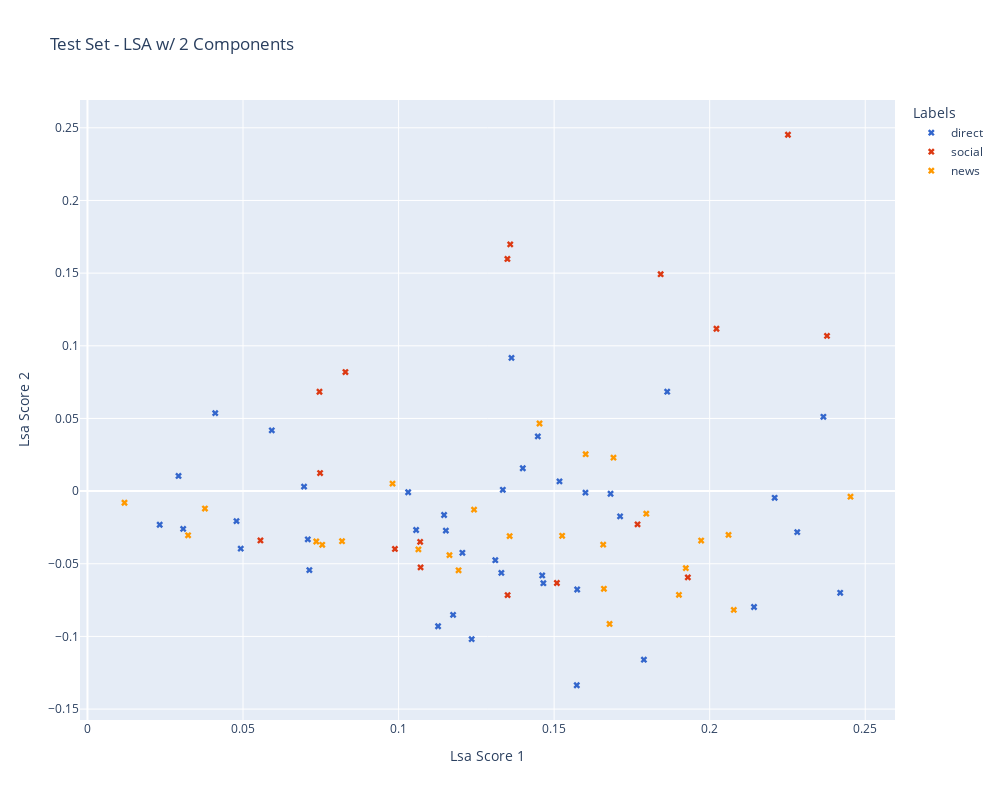

Notebook cell for this chart:
### Code cell
# PLot the miss-classified messages
symbols = ['x']

fig = px.scatter(res_df[mask], x="Lsa Score 1", y="Lsa Score 2", color="Labels", hover_data=['Message','Labels','Predictions'],
                 width=1000, height=800, title="Test Set - LSA w/ 2 Components",  
                  symbol_sequence=symbols, 
                 color_discrete_sequence=px.colors.qualitative.G10)

fig.update_traces(mode='markers')
fig.show()

### Figure 1 — Plotly figure (JSON) as saved in the notebook; plotly's stock layout.template omitted (floating-point values rounded to 4 significant figures)
{"data": [{"customdata": [["They say there is a hurrican ,would it be stared by rain<br> ", "direct", "news"], ["paklascencion##s ", "direct", "social"], ["there was a earthquake at cap haitien anorth haiti in 1842,the assessment was rest unknown<br> ", "direct", "social"], ["My wife is pregnant, she was hit by a block on Jan 12th, she went to the hospital and they said the baby has been moved<br> She's at the hospital called St<br> Therese Miragwan, he doesn't have any money to get her ", "direct", "news"], ["THE GOUVERNMENT CAANNOT TAKE CARE OF THIS SITUATION,THEY ONLY OBSERVE LIKE THE REST OF US,BUT DO LIKE IF THEY WERE DOING SOMETHING ", "direct", "news"], ["CYCLONE<br>J EXPECT THE ANSWER PATIENT<br> ", "direct", "news"], ["The quake happened at an elevated level<br> There are houses that are cracked<br> ", "direct", "news"], ["Big storm <br><br> 2 days off <br><br> still ca n't sleep <br><br> grr", "direct", "social"], ["Would like information from Canada, Senegal, the USA, and France for refuge<br>", "direct", "news"], ["It's Over in Gressier<br> The population in the area - Incomplete", "direct", "news"], ["How the review will be conducted this year<br> ", "direct", "news"], ["we ask to contact the police to come check a machine brown located in the lobby of the Hotel El Hancho''''because there are armed people in the car ", "direct", "news"], ["Peanut butter and jelly sandwiches Apples", "direct", "news"], ["Something I witnessed at 6 o'clock at the Centre d'hbergement in Damien: The Americans expelled/kicked out all the earthquake victims<br> ", "direct", "social"], ["This hurricane better actually happen <br><br> im in need of some serious down time <br><br> lmao", "direct", "social"], ["Have they stopped to help and their disaster ", "direct", "news"], ["It will be really important to think with the country which is held by making back make another experiment with Obama by giving him the country<br> ", "direct", "news"], ["do the mosquitoes ONG gave are the insecticide which prevent from them to sting somebody is sleeping under it can die them too ", "direct", "news"], ["Total 50 items : canned beans and vegetables , canned stews and chilies , packaged turkey dogs , instant ( hydratable/microwave ) mac n cheese , noodles n stroganoff , boxed instant oatmeal and other cereals , misc <br> similar packaged items <br>", "direct", "news"], ["In the Pyron area (Petionville-Tomasin) ", "direct", "news"], ["our homes have colapsed due to breaches in Manchar lake and we r now homeless plz save our children from bitter cold<br>", "direct", "news"], ["HELP!!THEY ARE SHOOTING ON THE WAY TO ''FRERES'' BY THE IRON BRIDGE SINCE YESTERDAY NIGHT HURRY!!!! SEND SOLDIERS NOW ", "direct", "news"], ["Definitely ate about 75 % of my emergency food for Hurricane Sandy <br> That 's why I would never survive in a major disaster <br><br>", "direct", "social"], ["I need a tente //   / / // @ @   @ to sleep happy<br><br>I sleep too much in the well stars ", "direct", "social"], ["<br> <br><br> I camping gaz cooker<br> <br><br> ( not sure )<br> <br> For a populatio of more than 5000 people/family<br> From comity for mangaing repair from earthquake", "direct", "social"], ["people of Anse Rouge are dying of hunger and thirst<br> ", "direct", "news"], ["I am a chef and offer my services at a food bank or other facility that would provide food for relief victims of storm Sandy", "direct", "social"], ["Storm at sacred heart of jesus", "direct", "social"], ["no police officer ever there was only one since earthquake ", "direct", "news"], ["Whatus MENJS national education says in the exam affairs<br> neither this year<br> ", "direct", "news"], ["Have single use baby bottles and nipples from hospital , as well as baby formula <br> Also have mens and womens clothing <br>", "direct", "news"], ["Food is getting very costly in PAP following the earthquake<br> Rice is now 250 gourdes a measuree it was 200 gourdes before<br> Corn is 125 gourdes, compared to 100 gourdes ", "direct", "news"], ["wants to know how many death and wounded due to quake", "direct", "news"], ["A van full of water clothes blankets kitchen and bathroom miscellaneous garbage bagss gloves", "direct", "news"], ["Mme Coq Philomene: Desermithe (Ption-Ville) ", "direct", "news"], ["I@UU#UTGa UTUUUXU  UU@UU@UUp U<br> ", "direct", "social"], ["Water , plastic cups and plates , and blankets <br>", "direct", "news"], ["bandit are taking over Gonaives<br> they are armed<br> all the criminals are going away from the capital<br>", "direct", "news"], ["wow clouds started to come up the sky,but the police stopped it ", "direct", "news"]], "hovertemplate": "Labels=%{customdata[1]}<br>Lsa Score 1=%{x}<br>Lsa Score 2=%{y}<br>Message=%{customdata[0]}<br>Predictions=%{customdata[2]}<extra></extra>", "legendgroup": "direct", "marker": {"color": "#3366CC", "symbol": "x"}, "mode": "markers", "name": "direct", "orientation": "v", "showlegend": true, "type": "scatter", "x": [0.1712, 0.02927, 0.1311, 0.2419, 0.2209, 0.0479, 0.1205, 0.05924, 0.2281, 0.1789, 0.1056, 0.2143, 0.02321, 0.1601, 0.1031, 0.1681, 0.1574, 0.1517, 0.1235, 0.1127, 0.1146, 0.1335, 0.1863, 0.1363, 0.1399, 0.1175, 0.2366, 0.04926, 0.06961, 0.07082, 0.1462, 0.1152, 0.1448, 0.07132, 0.03076, 0.04106, 0.1573, 0.133, 0.1465], "xaxis": "x", "y": [-0.01736, 0.01043, -0.04753, -0.06999, -0.00461, -0.02064, -0.04245, 0.0418, -0.02822, -0.116, -0.02676, -0.07975, -0.02314, -0.00106, -0.0007731, -0.001798, -0.06769, 0.006693, -0.1019, -0.093, -0.01644, 0.0009151, 0.06842, 0.09167, 0.01575, -0.08515, 0.05114, -0.03958, 0.003111, -0.03321, -0.05803, -0.02718, 0.03766, -0.05435, -0.02601, 0.05366, -0.1336, -0.05629, -0.06335], "yaxis": "y"}, {"customdata": [["Possible 140 mph winds <br><br> <br>Hurricane Katrina had 110 mph winds <br><br> <br>needless to say I 'm already planning my evacuation list", "social", "direct"], ["Remember when I didn't have to evacuate my apartment for a hurricane? No neither do I<br>", "social", "direct"], ["No water situation getting difficult!\\nFood running out\\nEnough petrol to get to Santiago\\nAnyone read \\", "social", "direct"], ["Going to check on my job during my day off to see if I have a job lol<br> #sandyapocalypse", "social", "direct"], ["oukagoweedtime fall, hurricane, winter, NOT BAD", "social", "direct"], ["All these fall under the category of Earthquake <br> <br> <br>", "social", "direct"], ["ernandopaulsen <br><br>that the southern part of the Concepci‚àö‚â•n-Constituci‚àö‚â•n gap has accumulated a slip deficit that is large enough to produce", "social", "direct"], ["Is horrible to see Duao, Iloca and Constituci‚àö‚â•n<br>", "social", "news"], ["i need to go the the south for help please tom‚àö¬© whaiting another more we come early", "social", "direct"], ["@RandomCravings your welcome <br> If I can help in anyway let me know <br> #localsunite #Sandy #foodies", "social", "direct"], ["Earthquake and google at the same time<br> What a bad day for the world", "social", "direct"], ["ach_bakunas fuk the hurricane I'm gunna dieeee", "social", "direct"], ["Pray for me in the hurricane :(", "social", "direct"], ["ShesElusive I just heard in the news about the earthquake but I read it earlier when u tweeted it about it!", "social", "direct"], ["therodproject 7<br>2 earthquake destroyed and killed many", "social", "direct"], ["Ocean & Earth shop inside the Omnium mall in Las Condes and pay your permiso there to contribute towards the Municipalidad de Pelluhue<br>", "social", "direct"], ["I 'm safe , I 'm alive <br><br> <br>I 'm here<br> #SandySurvivor", "social", "direct"]], "hovertemplate": "Labels=%{customdata[1]}<br>Lsa Score 1=%{x}<br>Lsa Score 2=%{y}<br>Message=%{customdata[0]}<br>Predictions=%{customdata[2]}<extra></extra>", "legendgroup": "social", "marker": {"color": "#DC3912", "symbol": "x"}, "mode": "markers", "name": "social", "orientation": "v", "showlegend": true, "type": "scatter", "x": [0.07457, 0.2252, 0.07477, 0.1842, 0.135, 0.1071, 0.1509, 0.1069, 0.2377, 0.135, 0.193, 0.08291, 0.1768, 0.2022, 0.0556, 0.09882, 0.1359], "xaxis": "x", "y": [0.06837, 0.2452, 0.01244, 0.1493, -0.07156, -0.05251, -0.06324, -0.03492, 0.1068, 0.1598, -0.05938, 0.08192, -0.02288, 0.1117, -0.03397, -0.03979, 0.1698], "yaxis": "y"}, {"customdata": [["We attempted to consolidate this in the public opinion poll in 1997<br>", "news", "direct"], ["He asked companies and individuals to do all they can to conserve power<br>", "news", "direct"], ["The persons were signaled to come down the half submerged temple steps from where they were winched up<br>", "news", "direct"], ["There is widespread disruption of essential services<br>", "news", "direct"], ["Heavy portable pump (petrol driven) or tractor installed pump", "news", "direct"], ["###For information, please contact: Godwin Atser, g<br>atser@cgiar<br>org Communication Officer (West & Central Africa)", "news", "social"], ["Until then, we are also making unconditional cash transfers available to those in the greatest need<br>", "news", "direct"], ["Small hydraulic structures destroyed", "news", "direct"], ["If you get good traditional medicines, they are very good and better than the hospital, she said<br>", "news", "direct"], ["Food Aid Targets: drought-affected rural population, school feeding, food for work projects to help build shelters in villages destroyed in military campaign, resettlement packages for internally displaced persons (IDPs)", "news", "direct"], ["How about the thousands of religious fanatics who do not believe in the gospel of vaccination?", "news", "direct"], ["We have inflicted heavy losses on the enemy<br><br> where the Christian invading forces tried to expand, he added<br>", "news", "direct"], ["No other bird species appeared to be involved in the outbreak<br>", "news", "direct"], ["What impact did the poor rains and desert locusts have on the conditions of pastures and animals?", "news", "direct"], ["So it's growing because this is agro-business<br>\"", "news", "direct"], ["Agencies/organizations need to ensure that sufficient supplies are at hand and that the supplies are distributed equitably: ideally utilising local inhabitants/partners in the distribution process<br>", "news", "direct"], ["Better to go home, rescue what you can and start replanting crops, than to end up in a camp<br>", "news", "direct"], ["Approximately 10,000 persons are camping outside on the roadside<br>", "news", "direct"], ["They are in desperate need of clothes, domestic kitchen utensils, bedsheets and blankets<br>", "news", "direct"], ["Now, we have this almost windless weather and a lot of smoke<br>", "news", "direct"], ["I am pleased by a number of regional and global initiatives to strengthen health systems<br>", "news", "direct"], ["White blood cells fight infection and platelets help blood clot<br>", "news", "direct"], ["But they didn't come back and now we have to survive on rice gruel<br>", "news", "direct"], ["It is the UK's biggest charity fund raising week<br>", "news", "direct"], ["This price increase, even though small, is unexpected at harvest time<br>", "news", "direct"], ["But where had she got the money to buy the food for her hovel of a restaurant?", "news", "direct"]], "hovertemplate": "Labels=%{customdata[1]}<br>Lsa Score 1=%{x}<br>Lsa Score 2=%{y}<br>Message=%{customdata[0]}<br>Predictions=%{customdata[2]}<extra></extra>", "legendgroup": "news", "marker": {"color": "#FF9900", "symbol": "x"}, "mode": "markers", "name": "news", "orientation": "v", "showlegend": true, "type": "scatter", "x": [0.1357, 0.1453, 0.1164, 0.07354, 0.03234, 0.1243, 0.1658, 0.0119, 0.2061, 0.2078, 0.1796, 0.1526, 0.1064, 0.1901, 0.09805, 0.166, 0.2453, 0.07546, 0.1678, 0.1923, 0.1601, 0.03775, 0.1691, 0.08182, 0.1193, 0.1973], "xaxis": "x", "y": [-0.03096, 0.04654, -0.04407, -0.03468, -0.03041, -0.01276, -0.03684, -0.007992, -0.03014, -0.08175, -0.01553, -0.03075, -0.04012, -0.07139, 0.005168, -0.06721, -0.003831, -0.03695, -0.09142, -0.05301, 0.02542, -0.012, 0.02304, -0.03446, -0.05449, -0.03402], "yaxis": "y"}], "layout": {"height": 800, "legend": {"title": {"text": "Labels"}, "tracegroupgap": 0}, "title": {"text": "Test Set - LSA w/ 2 Components"}, "width": 1000, "xaxis": {"anchor": "y", "domain": [0, 1], "title": {"text": "Lsa Score 1"}}, "yaxis": {"anchor": "x", "domain": [0, 1], "title": {"text": "Lsa Score 2"}}}}
